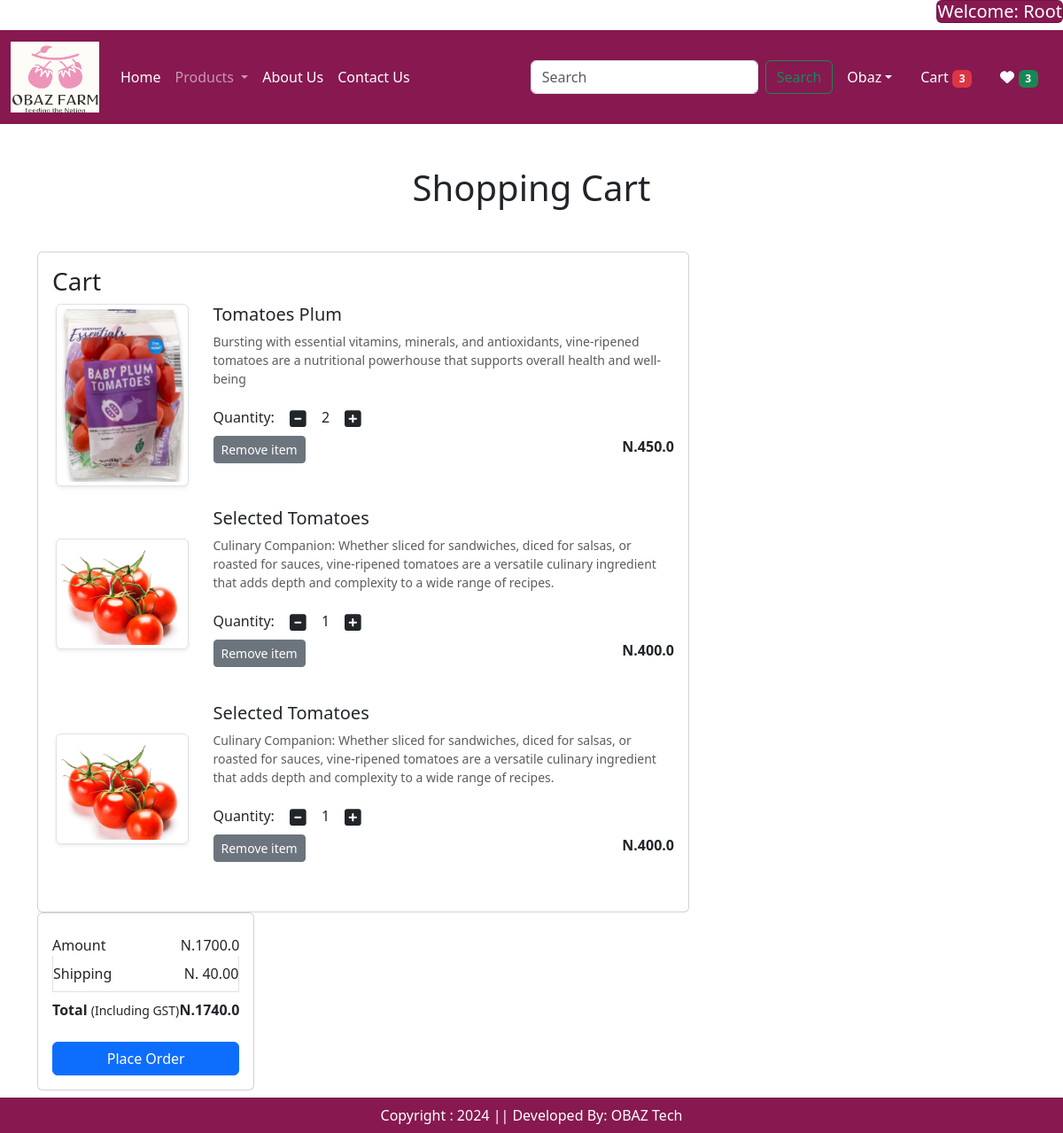
The app's page /cart/ (signed in) with its own data.
### app/models.py (models this page shows, shortened)
class Cart(models.Model):
    user = models.ForeignKey(User, on_delete = models.CASCADE)
    products = models.ForeignKey(Product, on_delete = models.CASCADE)
    quantity = models.PositiveIntegerField(default = 1)

class Product(models.Model):
    title = models.CharField(max_length = 100)
    selling_price = models.FloatField()
    discounted_price = models.FloatField()
    description = models.TextField()
    composition = models.TextField(default = '')
    prodapp = models.TextField(default = '')
    category = models.CharField(choices = CATEGORY_CHOICES, max_length = 2)
    product_image = models.ImageField(upload_to = 'product')

### app/views.py (the view)
# urls.py: path('cart/', views.show_cart, name = 'showcart'),
def show_cart(request):
    totalitem = get_total_cart_items(request)
    wishtotalitem = get_total_wish_items(request)
    user = request.user
    cart = Cart.objects.filter(user = user)
    amount = 0
    for p in cart:
        value = p.quantity * p.products.discounted_price
        amount = amount + value
    totalamount = amount + 40
    return render(request, 'app/addtocart.html', locals())

### app/views.py (called while the page is built)
def get_total_cart_items(request):
    totalitem = 0
    if request.user.is_authenticated:
        totalitem = len(Cart.objects.filter(user = request.user))
    return totalitem

def get_total_wish_items(request):
    wishtotalitem = 0
    if request.user.is_authenticated:
        wishtotalitem = len(Wishlist.objects.filter(user = request.user))
    return wishtotalitem

### app/templates/app/addtocart.html (shortened to what this page needs)
{% extends 'app/base.html' %}
{% load static %}
{% block main-content %}
<div class="container my-5">
<div class = "row">
{% if cart %}
<h1 class="text-center mb-5">Shopping Cart</h1>
<div class = "col-sm-8">
<div class = "card">
<div class = "card-body">
<h3> Cart</h3>
{% for item in cart %}
<div class = "row">
<div class = "col-sm-3 text-center align-self-center"><img src = "{{item.products.product_image.url}}" alt = "" srcset = ""
class = "img-fluid img-thumbnail shadow-sm" height = "150" width = "150"></div>
<div class = "col-sm-9">
<h5>{{item.products.title}}</h5>
<p class = "mb-2 text-muted small">{{item.products.description}}</p>
<div class = "my-3">
<label for = "quantity">Quantity: </label>
<a class = "minus-cart btn" pid = {{item.products.id}}><i class = "fas fa-minus-square fa-lg"></i></a>
<span id = "quantity"> {{item.quantity}}</span>
<a class = "plus-cart btn" pid = {{item.products.id}}><i class = "fas fa-plus-square fa-lg"></i></a>
<div class = "d-flex justify-content-between">
<a href = "#" class = "remove-cart btn btn-sm btn-secondary mr-3" pid = {{item.products.id}}>Remove item</a>
<p class = "mb-0"><span><strong> N.{{item.products.discounted_price}}</strong></span></p>
</div>
</div>
</div>
</div>
<br class = "text-muted">
{% endfor %}
</div>
</div>
<div class = "col-sm-4">
<div class = "card">
<div class = "card-body">
<ul class = "list-group">
<li class = "list-group-item d-flex justify-content-between align-items-center border-0 px-0 pb-0">Amount<span id = "amount">N.{{amount}}</span></li>
<li class = "list-group-item d-flex justify-content-between align-items-center px-0">Shipping<span>N. 40.00</span></li>
<li class = "list-group-item d-flex justify-content-between align-items-center border-0 px-0 mb-3">
<div><strong>Total</strong> <small> (Including GST)</small></div>
<span id = "totalamount"> <strong>N.{{totalamount}}</strong></span>
</li>
</ul>
<div class = "d-grid"><a href = "{% url 'checkout' %}" class="btn btn-primary">Place Order</a></div>
{% else %}
<h1 class = "text-center mb-5">Cart is Empty</h1>
{% endif %}
</div>
</div>
</div>
{% endblock main-content %}

### app/templates/app/base.html (shortened to what this page needs)
<!DOCTYPE html>
{% load static %}
<html lang="en">
<head>
    <link href = "https://cdn.jsdelivr.net/npm/bootstrap@5.3.3/dist/css/bootstrap.min.css" rel = "stylesheet"
    />
    <link href="https://cdn.jsdelivr.net/npm/bootstrap-icons/font/bootstrap-icons.css" rel="stylesheet"/>
    <link rel = "stylesheet" href = "{% static 'app/css/owl.carousel.min.css' %}" />
    <link rel = "stylesheet" href = "{% static 'app/css/all.min.css' %}" />
     <link rel = "stylesheet" href = "{% static 'app/css/style.css' %}" />
</head>
<body>
<div class = "row">
<div class = "col-sm-12">
 <div class ="float-end">
 <h5 style = "color: black;">{% if request.user.is_authenticated %}  <span class = "text-capitalize card  text-white" style = "background-color: rgb(135 25 80)"> Welcome: {{request.user}} {% endif %}</span></h5>
     </div>
     </div>
  <div class = "col-sm-12">
<nav class="navbar navbar-expand-lg navbar-dark">
  <div class="container-fluid">
    <a class="navbar-brand" href="{% url 'home' %}"><img src = "{% static "app/images/company_logo.png" %}" width = "100" height = "80"/></a>
    <div class="collapse navbar-collapse" id="navbarSupportedContent">
      <ul class="navbar-nav me-auto mb-2 mb-lg-0">
      {% if request.user.is_authenticated %}
        <li class="nav-item">
          <a class="nav-link active" aria-current="page" href="{% url 'home' %}">Home</a>
        </li>
        <li class="nav-item dropdown">
          <a class="nav-link dropdown-toggle" href="#" role="button" data-bs-toggle="dropdown" aria-expanded="false">
            Products
          </a>
        </li>
       <li class="nav-item">
          <a class="nav-link text-white" href="{% url 'about' %}">About Us</a>
        </li>
        <li class="nav-item">
          <a class="nav-link text-white" href="{% url 'contact' %}">Contact Us</a>
        </li>
      </ul>
      <form class="d-flex" role="search">
        <input class="form-control me-2" type="search" placeholder="Search" aria-label="Search">
        <button class="btn btn-outline-success" type="submit">Search</button>
      </form>
    </div>
    <ul class = "navbar-nav me-auto mb-2 mb-lg-0">
    <li class = "nav-item dropdown mx-2">
    <a class = "nav-link dropdown-toggle text-white" href = "#"
    id = "profileDropdown" role = "button" data-bs-toggle = "dropdown"
    aria-expanded = "false">Obaz</a>
    </li>
    <li class = "nav-item mx-2">
        <a href = "{% url 'showcart' %}"  id = "eml" class = "nav-link text-white">Cart <span class = "badge bg-danger">{% if totalitem > 0 %} {{totalitem}} {% endif %}</span></a>
    </li>
    <li class = "nav-item mx-2">
        <a href = "{% url 'wishlist' %}" id = "wish" class = "nav-link text-white"> <span> <i class ="fa fa-heart"></i></span>
        <span class ="badge bg-success" > {% if wishtotalitem > 0 %} {{wishtotalitem}} {% endif %}
          </span> </a>
    </li>
    {% endif %}
    </ul>
  </div>
  </div>
</div>
{% block main-content %}{% endblock main-content %}
<footer class = "container-fluid fixed-bottom text-white text-center p-2 mt-5">
Copyright : 2024 || Developed By: OBAZ Tech
</footer>
</body>
</html>

### app/static/app/css/style.css (style rules this page uses)
.navbar { background-color: rgb(135 25 80) !important; }
footer { background-color: rgb(135 25 80) !important; }

### records on screen
Cart: products.product_image (picture), products "Tomatoes Plum", products.description "Bursting with essential vitamins, minerals, and antioxidants, vine-ripened tomatoes are a nutritional powerhouse that supports overall health and well-being", quantity "2", products.discounted_price "450.0"
Cart: products.product_image (picture), products "Selected Tomatoes", products.description "Culinary Companion: Whether sliced for sandwiches, diced for salsas, or roasted for sauces, vine-ripened tomatoes are a versatile culinary ingredient that adds depth and complexity to a wide range of recipes.", quantity "1", products.discounted_price "400.0"
Cart: products.product_image (picture), products "Selected Tomatoes", products.description "Culinary Companion: Whether sliced for sandwiches, diced for salsas, or roasted for sauces, vine-ripened tomatoes are a versatile culinary ingredient that adds depth and complexity to a wide range of recipes.", quantity "1", products.discounted_price "400.0"

### other values on screen
{{ request.user }} "Root"
{{ totalitem }} "3"
{{ wishtotalitem }} "3"
{{ amount }} "1700.0"
{{ totalamount }} "1740.0"
